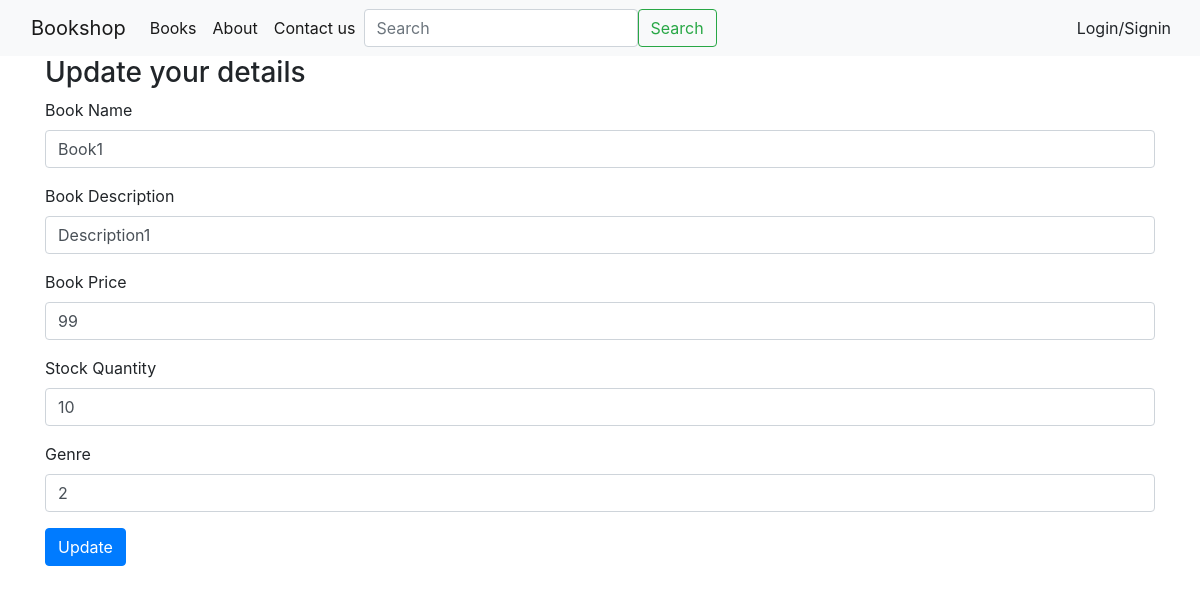
Screenshot of /update/1 with the database file from the repository.
### app.py (models this page shows)
class Products(db.Model):
    __tablename__ = 'products'
    ProductID = db.Column(db.Integer, primary_key=True)
    ProductName= db.Column(db.String(50), nullable=False)
    Description= db.Column(db.String(100), nullable=False)
    Price= db.Column(db.Integer, nullable=False)
    StockQuantity= db.Column(db.Integer,nullable=False)
    CategoryID= db.Column(db.Integer,db.ForeignKey('categories.CategoryID'), nullable=False )
    MerchantID = db.Column(db.Integer, db.ForeignKey('users.UserID'), nullable=False)

### app.py (the view, shortened to what this page needs)
@app.route('/update/<int:product_id>',methods = ['GET','POST'])
def update(product_id):
    product = Products.query.filter_by(ProductID = product_id).first()
    return render_template('update_book.html',product = product)

### templates/update_book.html
{% include 'base.html' %}
{% block body %}
<div class="container">
    <h3>Update your details</h3>
    <form method="post" action="/update/{{product.ProductID}}">
        <div class="mb-3">
          <label for="name" class="form-label">Book Name</label>
          <input type="text" class="form-control" name = "name" value = "{{product.ProductName}}" id="bookname">
        </div>
        <div class="mb-3">
          <label for="desc" class="form-label">Book Description</label>
          <input type="text" class="form-control" name = "desc" value = "{{product.Description}}" id="bookdesc">
        </div>
        <div class="mb-3">
            <label for="price" class="form-label">Book Price</label>
            <input type="number" class="form-control" name = "price" value = "{{product.Price}}" id="bookprice">
          </div>
          <div class="mb-3">
            <label for="amount" class="form-label">Stock Quantity</label>
            <input type="number" class="form-control" name = "amount" value = "{{product.StockQuantity}}" id="stockamount">
          </div>
          <div class="mb-3">
            <label for="category" class="form-label">Genre</label>
            <input type="number" class="form-control" name = "category" value = "{{product.CategoryID}}" id="categoryid">
          </div>
        <button type="submit" class="btn btn-primary">Update</button>
      </form>
</div>
{% endblock body %}

### rows the page displays
Products: name "Book1", desc "Description1", price "99", amount "10", category "2"
